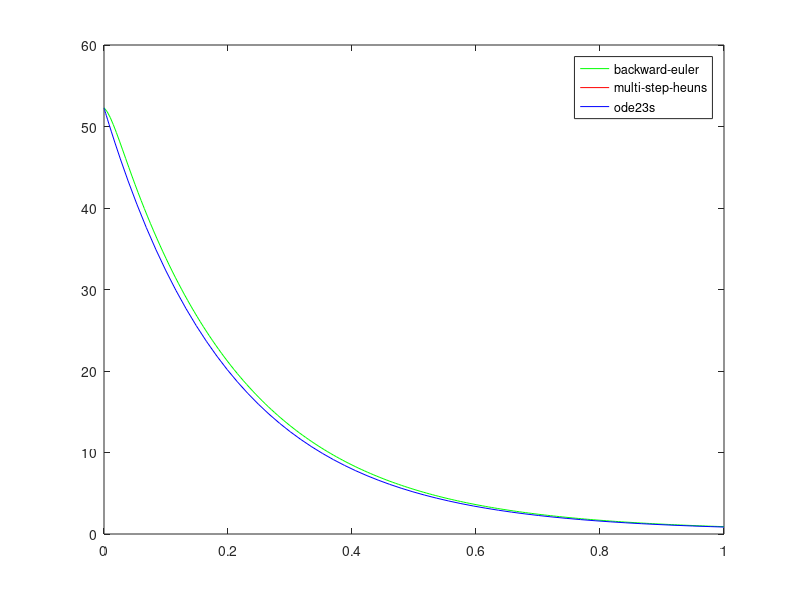

Write MATLAB code to recreate this figure.
function nonlinear_stiff_system
y0=[52.29; 83.82]; t=0:0.005:1;
f=@stiff_system_function;
[y]=general_backward_euler_system(f,t,y0);
plot(t,y(1,:),'-g');
hold on;
[y]=multi_step_heuns(f,t,y0);
plot(t,y(1,:),'-r');
hold on;
[T,Y]=ode23s(f,[0 1],y0);
% y=runge_kutta(f,t,y0);
plot(T,Y(:,1),'-b');
hold on;
% hold on;
% clear
% syms t y1 y2;
% s=dsolve('Dy1 = -5*y1+3*y2','Dy2 = 100*y1-301*y2^3','y1(0) = 52.29','y2(0) = 83.82');
% t=[0:0.1:1];
% y1=subs(s.y1,t);
% plot(t,y1,'-rs');
legend('backward-euler','multi-step-heuns','ode23s');
% legend('backward-euler','ode23s');
hold off;
return

function [y] = general_backward_euler_system(df,t,y0)
n=length(t);
m=length(y0);
y=zeros(m,n);
I=eye(m);
y(:,1)=y0;
dy=zeros(1,m);
for i=1:n-1
    dt=t(i+1)-t(i);
    J=feval('numerical_jacobian',df,t(i+1),y(:,i));
    dy(:)=(I-dt*J)\(dt*feval(df,t(i+1),y(:,i)));
    y(:,i+1)=y(:,i)+dy(:);
end
return

function [y] = general_crank_nicolson_system(t,df,y0)
n=length(t);
m=length(y0);
y=zeros(m,n);
I=eye(m);
y(:,1)=y0;
dy=zeros(1,m);
for i=1:n-1
    dt=t(i+1)-t(i);
    t_half=(t(i+1)+t(i))/2;
    J=feval('analytical_jacobian',df,t_half,y(:,i));
    dy(:)=(I-0.5*dt*J)\(dt*feval(df,t_half,y(:,i)));
    y(:,i+1)=y(:,i)+dy(:);
end
return

function [dydt] = stiff_system_function(t,y)
dydt=zeros(2,1);
dydt(1) = -5*y(1)+3*y(2);
dydt(2) = 100*y(1)-301*y(2)^3;
return

function [y] = runge_kutta(df,x,y0)
m = length(y0);
n = length(x);
% y is a matrix of size 'mxn'
y=zeros(m,n);
y(:,1)=y0;
for i=1:n-1
    h = x(i+1)-x(i);
    xi=x(i);
    yi=y(:,i);
    k1 = feval(df,xi,yi);
    k2 = feval(df,xi+0.5*h,yi+0.5*k1*h);
    k3 = feval(df,xi+0.5*h,yi+0.5*k2*h);
    k4 = feval(df,xi+h,yi+k3*h);
    y(:,i+1) = y(:,i) + h*(k1+2*k2+2*k3+k4)/6;
end
return

function [J] = numerical_jacobian(f,t,y)
m=length(y);
dt=1e-4;
for i=1:m
    y1 = y;
    y2 = y;
    y1(i) = y(i)+dt;
    y2(i) = y(i)-dt;
    J(:,i) = (feval(f,t,y1)-feval(f,t,y2))/(2*dt);
end
return

function [y] = multi_step_heuns(df,x,y0)
n = length(x);
m = length(y0);
% y is a matrix of size 'mxn'
y=zeros(m,n);
y(:,1)=y0; ms=5;
for i=1:n-1
    h = x(i+1)-x(i);
    xi=x(i);
    yi=y(:,i);
    dydx1=feval(df,xi,yi);
    ynext = yi+h*dydx1;
    for j=1:ms
        dydx2 = feval(df,x(i+1),ynext);
        ynext = yi + h*(dydx1+dydx2)/2;
    end
    y(:,i+1)=ynext;
end
return

function [J] = analytical_jacobian(f,t,y)
m=length(y);
J = [-5 3; 100 -903*y(2)^2];
return
